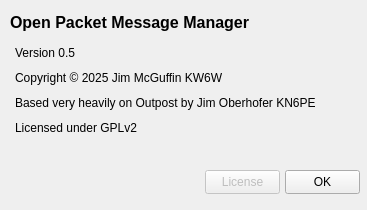
<?xml version="1.0" encoding="UTF-8"?>
<ui version="4.0">
 <class>AboutDialog</class>
 <widget class="QDialog" name="AboutDialog">
  <property name="geometry">
   <rect>
    <x>0</x>
    <y>0</y>
    <width>367</width>
    <height>210</height>
   </rect>
  </property>
  <property name="windowTitle">
   <string>About OpenPMM</string>
  </property>
  <widget class="QLabel" name="label">
   <property name="geometry">
    <rect>
     <x>10</x>
     <y>5</y>
     <width>260</width>
     <height>35</height>
    </rect>
   </property>
   <property name="font">
    <font>
     <pointsize>12</pointsize>
     <bold>true</bold>
    </font>
   </property>
   <property name="text">
    <string>Open Packet Message Manager</string>
   </property>
  </widget>
  <widget class="QLabel" name="label_2">
   <property name="geometry">
    <rect>
     <x>15</x>
     <y>45</y>
     <width>270</width>
     <height>16</height>
    </rect>
   </property>
   <property name="text">
    <string>Version 0.5</string>
   </property>
  </widget>
  <widget class="QLabel" name="label_3">
   <property name="geometry">
    <rect>
     <x>15</x>
     <y>70</y>
     <width>270</width>
     <height>16</height>
    </rect>
   </property>
   <property name="text">
    <string>Copyright © 2025 Jim McGuffin KW6W</string>
   </property>
  </widget>
  <widget class="QLabel" name="label_4">
   <property name="geometry">
    <rect>
     <x>15</x>
     <y>95</y>
     <width>330</width>
     <height>16</height>
    </rect>
   </property>
   <property name="text">
    <string>Based very heavily on Outpost by Jim Oberhofer KN6PE</string>
   </property>
  </widget>
  <widget class="QLabel" name="label_5">
   <property name="geometry">
    <rect>
     <x>15</x>
     <y>120</y>
     <width>270</width>
     <height>16</height>
    </rect>
   </property>
   <property name="text">
    <string>Licensed under GPLv2</string>
   </property>
  </widget>
  <widget class="QPushButton" name="pushButton">
   <property name="enabled">
    <bool>false</bool>
   </property>
   <property name="geometry">
    <rect>
     <x>205</x>
     <y>170</y>
     <width>75</width>
     <height>24</height>
    </rect>
   </property>
   <property name="text">
    <string>License</string>
   </property>
  </widget>
  <widget class="QPushButton" name="pushButton_2">
   <property name="geometry">
    <rect>
     <x>285</x>
     <y>170</y>
     <width>75</width>
     <height>24</height>
    </rect>
   </property>
   <property name="text">
    <string>OK</string>
   </property>
  </widget>
 </widget>
 <resources/>
 <connections>
  <connection>
   <sender>pushButton_2</sender>
   <signal>clicked()</signal>
   <receiver>AboutDialog</receiver>
   <slot>accept()</slot>
   <hints>
    <hint type="sourcelabel">
     <x>304</x>
     <y>183</y>
    </hint>
    <hint type="destinationlabel">
     <x>264</x>
     <y>143</y>
    </hint>
   </hints>
  </connection>
 </connections>
</ui>
